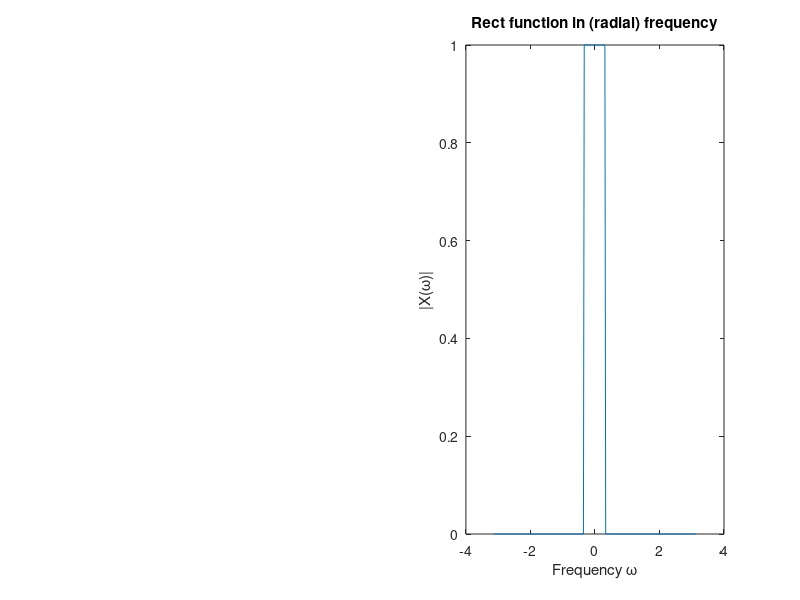

Here is the MATLAB script that generated this plot: (Note: this script raises an error after producing the figure.)
% boxcar in frequency

n = 256;

omegaC = .1*pi; % CHANGE THIS NUMBER - values > 0 and < pi

% figure out nonzero-components
Nc = round(omegaC * (n/2)/pi);  % we use n points for 2 pi radians
X = zeros(1,n);

% 
X(1:Nc) = 1;
X(end-Nc:end) = 1; % because matlab uses [0, 2pi], not [-pi pi]

figure,subplot(122)
omega = linspace(-pi,pi,n);
plot(omega,fftshift(X));
title('Rect function in (radial) frequency')
xlabel('Frequency \omega')
ylabel('|X(\omega)|')
boldify
grid
axis tight

subplot(121),
time = [1:n]-n/2;
stem(time,fftshift(abs(ifft(X))))
axis tight
title('Sinc in (discrete) time')
xlabel('samples')
ylabel('signal')

